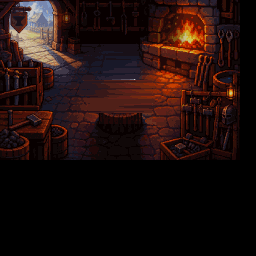
#> input picture assets/graphics/forge/forge_bg_base.bmp, 256 x 256 px
$ python make_forge_bg_time.py ../assets/graphics/forge/forge_bg_base.bmp
#> lines starting #> are read from the running program, lines starting #| are printed output that depends on the picture; after the words box and inside, x2 and y2 are one past the last pixel; in counts of white or black regions, pixels touching at a corner belong together
"""강화 화면 배경의 시간대 변형 (노을·밤).

낮(지금 그림)은 그대로 두고, 왼쪽 위 열린 문 밖 풍경과 바닥에 드리운 빛줄기만 바꿔 노을·밤 배경을 만든다.
- 노을: 하늘이 보라→주황으로 물들고, 길과 빛줄기는 주황빛, 집·울타리는 실루엣처럼 어두워진다.
- 밤: 문 밖은 남색 하늘에 달과 별, 빛줄기는 푸른 달빛, 방 안은 아주 약하게 푸른 기운이 돈다. 화로 불빛은 그대로 따뜻하다.
출력: build/forge_bg_time/ (낮·노을·밤 비교, 문 부분 확대)
수동 실행: python -B tools/make_forge_bg_time.py            (미리보기만)
          python -B tools/make_forge_bg_time.py --write    (graphics/forge_bg_sunset·forge_bg_night.bmp 작성 — 낮 그림 graphics/forge_bg.bmp를 바꾸면 다시)
"""

import os
import random
import sys

from PIL import Image, ImageDraw

sys.path.insert(0, os.path.dirname(os.path.abspath(__file__)))
from make_font import write_if_changed

ROOT = os.path.dirname(os.path.dirname(os.path.abspath(__file__)))
SOURCE = os.path.join(ROOT, 'assets', 'graphics', 'forge', 'forge_bg_base.bmp')      # 아이콘 없는 낮 그림 (graphics/forge_bg.bmp는 여기서 만든다)
ICON_DIR = os.path.join(ROOT, 'assets', 'graphics', 'forge')
ICON_POS = (6, 46)      # 시간대 아이콘(18x18) 왼쪽 위: L 아이콘 바로 아래
OUT = os.path.join(ROOT, 'build', 'forge_bg_time')
WIDTH, HEIGHT = 240, 160

# 바뀌는 영역: 열린 문(왼쪽 위)과 거기서 바닥으로 드리운 빛줄기 (240x160 기준)
REGION = [(8, 0), (60, 0), (60, 40), (84, 56), (86, 70), (30, 67), (8, 58)]
SKY_BOTTOM = 34         # 이 줄 위쪽의 파란 픽셀만 하늘로 본다
HOUSE = [(33, 26), (34, 17), (40, 12), (45, 13), (50, 19), (50, 27), (40, 28)]      # 문 밖 멀리 보이는 집: 노을·밤에는 실루엣이 된다


def lerp(a, b, t):
    return tuple(int(a[i] + (b[i] - a[i]) * t) for i in range(3))


def gradient(stops, t):
    t = max(0.0, min(1.0, t))
    for (t0, c0), (t1, c1) in zip(stops, stops[1:]):
        if t0 <= t <= t1:
            return lerp(c0, c1, (t - t0) / max(1e-9, t1 - t0))
    return stops[-1][1]


def luminance(rgb):
    r, g, b = rgb
    return (0.299 * r + 0.587 * g + 0.114 * b) / 255


def in_region(mask_image):
    draw = ImageDraw.Draw(mask_image)
    draw.polygon(REGION, fill=255)
    return mask_image


# 노을: 하늘 위쪽 보라 → 지평선 주황, 땅과 빛줄기는 주황·금빛
SUNSET_SKY = [(0.0, (92, 52, 128)), (0.45, (206, 92, 112)), (0.8, (255, 150, 74)), (1.0, (255, 196, 110))]
SUNSET_LIGHT = [(0.0, (38, 18, 40)), (0.35, (128, 44, 60)), (0.6, (226, 104, 48)), (0.85, (255, 170, 80)), (1.0, (255, 214, 140))]

# 밤: 하늘 남색, 땅과 빛줄기는 푸른 달빛
NIGHT_SKY = [(0.0, (8, 12, 38)), (0.6, (22, 32, 78)), (1.0, (44, 60, 112))]
SUNSET_HOUSE = [(0.0, (44, 22, 58)), (0.55, (96, 48, 86)), (1.0, (178, 96, 100))]
NIGHT_HOUSE = [(0.0, (8, 10, 28)), (1.0, (46, 58, 100))]
NIGHT_LIGHT = [(0.0, (8, 10, 26)), (0.4, (30, 40, 84)), (0.75, (74, 96, 152)), (1.0, (150, 172, 220))]


def is_sky(rgb, y):
    r, g, b = rgb
    return y < SKY_BOTTOM and b > r + 4


def smoothstep(edge0, edge1, x):
    t = max(0.0, min(1.0, (x - edge0) / (edge1 - edge0)))
    return t * t * (3 - 2 * t)


def mix(a, b, t):
    return tuple(a[i] + (b[i] - a[i]) * t for i in range(3))


def recolor(image, mode):
    """영역 가장자리를 부드럽게 풀고(깃털 처리), 밝은 낮 픽셀만 시간대 색으로 바꾸며, 나머지는 같은 분위기의 약한 색조만 입힌다."""
    from PIL import ImageFilter

    out = image.copy()
    px = out.load()
    src = image.load()
    rng = random.Random(7)

    feather = in_region(Image.new('L', image.size, 0)).filter(ImageFilter.GaussianBlur(2.2))
    fp = feather.load()
    house_mask = Image.new('L', image.size, 0)
    ImageDraw.Draw(house_mask).polygon(HOUSE, fill=255)
    hp = house_mask.load()

    if mode == 'sunset':
        sky_stops, light_stops, house_stops = SUNSET_SKY, SUNSET_LIGHT, SUNSET_HOUSE
        ambient = (1.06, 0.95, 0.96)
    else:
        sky_stops, light_stops, house_stops = NIGHT_SKY, NIGHT_LIGHT, NIGHT_HOUSE
        ambient = (0.88, 0.93, 1.07)

    for y in range(HEIGHT):
        for x in range(WIDTH):
            rgb = src[x, y]
            r, g, b = rgb
            lum = luminance(rgb)
            f = fp[x, y] / 255.0
            fire = r > 150 and r > b + 70

            # 방 안 분위기: 영역 안은 강하게, 영역 밖(화로 쪽은 제외)은 아주 약하게 같은 색조를 입힌다
            tint_weight = f * 0.85       # 영역 밖은 낮 그림 그대로 둔다 (색 수가 빠듯해서 바닥 질감이 뭉개지는 것을 막는다)
            tinted = tuple(max(0, min(255, c * ambient[i] + (3 if (mode == 'night' and i == 2) else 0))) for i, c in enumerate(rgb))
            base = mix(rgb, tinted, tint_weight)

            if f > 0:
                day = max(smoothstep(0.16, 0.36, lum), 1.0 if b > r + 6 else 0.0)
                if hp[x, y]:
                    shade = (lum - 0.38) * 1.7 + 0.32        # 지붕과 벽의 밝기 차이를 키워 실루엣 안에도 모양이 남게 한다
                    rc = gradient(house_stops, shade)
                elif y < 23 or (y < SKY_BOTTOM and b > r + 4):
                    horizon = y / SKY_BOTTOM
                    rc = gradient(sky_stops, horizon)
                    cloud = max(0.0, lum - 0.62)                 # 구름처럼 밝았던 곳은 하늘색을 살짝 밝게
                    rc = tuple(max(0, min(255, c * (0.94 + 0.12 * (lum - 0.55)) + 90 * cloud * (0.6 if mode == 'sunset' else 0.25))) for c in rc)
                else:
                    t = lum ** (0.9 if mode == 'sunset' else 1.15)
                    rc = gradient(light_stops, t)
                base = mix(base, rc, f * day)

            px[x, y] = tuple(int(round(c)) for c in base)

    if mode == 'night':
        draw = ImageDraw.Draw(out)
        moon = (42, 10)
        for radius, color in ((9, (22, 32, 78)), (7, (40, 56, 108))):
            draw.ellipse((moon[0] - radius, moon[1] - radius, moon[0] + radius, moon[1] + radius), fill=color)
        draw.ellipse((moon[0] - 4, moon[1] - 4, moon[0] + 4, moon[1] + 4), fill=(238, 234, 196))
        draw.ellipse((moon[0] - 1, moon[1] - 4, moon[0] + 6, moon[1] + 3), fill=(48, 62, 114))         # 초승달: 한쪽을 하늘색으로 덮는다
        px[38, 21] = px[39, 21] = px[38, 22] = px[39, 22] = (255, 206, 96)                                  # 집 창문에 불이 켜져 있다
        for _ in range(16):
            x, y = rng.randint(24, 52), rng.randint(1, 24)
            if fp[x, y] > 200 and y < SKY_BOTTOM and src[x, y][2] > src[x, y][0] + 4 and not hp[x, y]:
                px[x, y] = (232, 238, 255) if rng.random() < 0.5 else (150, 168, 220)

    return out


# [101 lines left out: functions build_indexed, bake_icon, write_variant, not called in this run]


def main():
    os.makedirs(OUT, exist_ok=True)
    day = Image.open(SOURCE).convert('RGB').crop((0, 0, WIDTH, HEIGHT))
    variants = [('낮 (지금)', day), ('노을', recolor(day, 'sunset')), ('밤', recolor(day, 'night'))]
#> in in_region, `draw = ImageDraw.Draw(mask_image)`: mask_image: PIL image 240x160 L; every value is 0
#> in recolor, `ImageDraw.Draw(house_mask).polygon(HOUSE, fill=255)`:
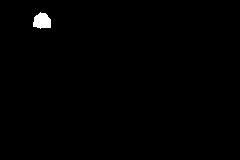
#> house_mask: PIL image 240x160 L; 0.6% white; 1 white region, box (x1, y1, x2, y2) and area: (33, 12, 51, 29) 229
#> the loop in recolor (call 2), `for y in range(HEIGHT):` made 160 passes

    scale = 3
    sheet = Image.new('RGB', (WIDTH * scale * 3 + 40, HEIGHT * scale + 30), (30, 30, 36))
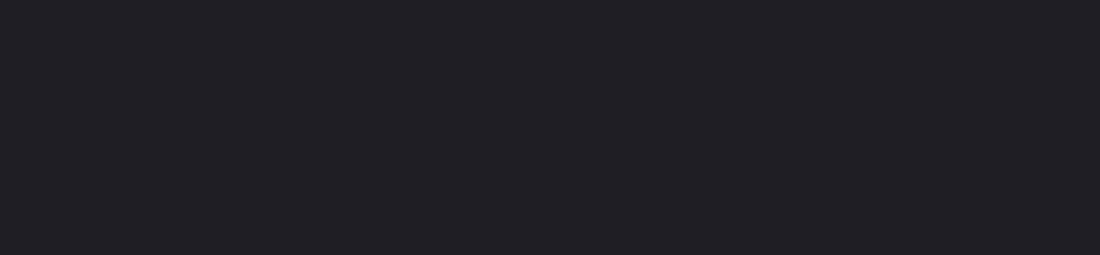
#> sheet: PIL image 2200x510 RGB (shown at 1/2 size); mean R, G, B 30, 30, 36
    for i, (title, image) in enumerate(variants):
        big = image.resize((WIDTH * scale, HEIGHT * scale), Image.NEAREST)
        sheet.paste(big, (10 + i * (WIDTH * scale + 10), 24))
        ImageDraw.Draw(sheet).text((10 + i * (WIDTH * scale + 10), 6), title, fill=(255, 255, 255))
#> this loop made 3 passes
#> title on passes 1 to 3: '낮 (지금)', '노을', '밤'
#> pass 1, in main, `big = image.resize((WIDTH * scale, HEIGHT * scale), Image.NEAREST)`:
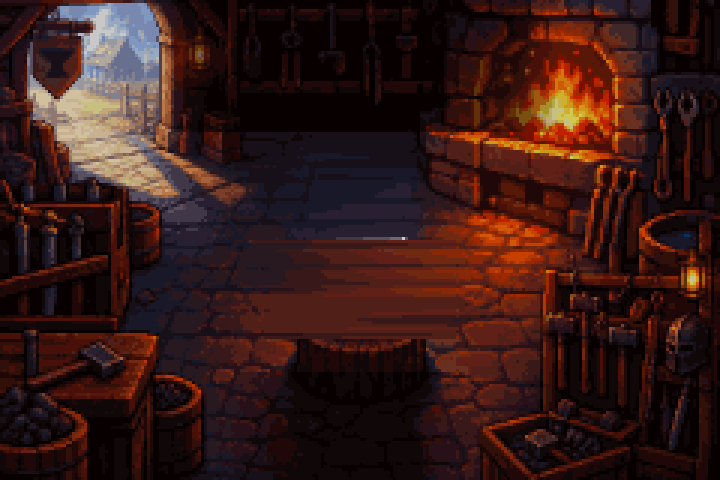
#> big: PIL image 720x480 RGB; mean R, G, B 53.8, 25.9, 22.2
#> after the loop:
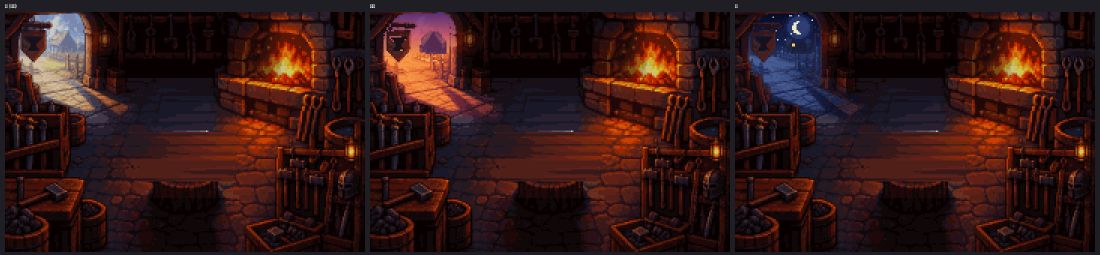
#> sheet: PIL image 2200x510 RGB (shown at 1/2 size); mean R, G, B 50.5, 23.9, 21.7
    sheet.save(os.path.join(OUT, 'compare.png'))

    # 문 부분만 8배 확대 (낮 / 노을 / 밤)
    crop_box = (0, 0, 100, 80)
    zoom = Image.new('RGB', (800 * 3 + 20, 640), (30, 30, 36))
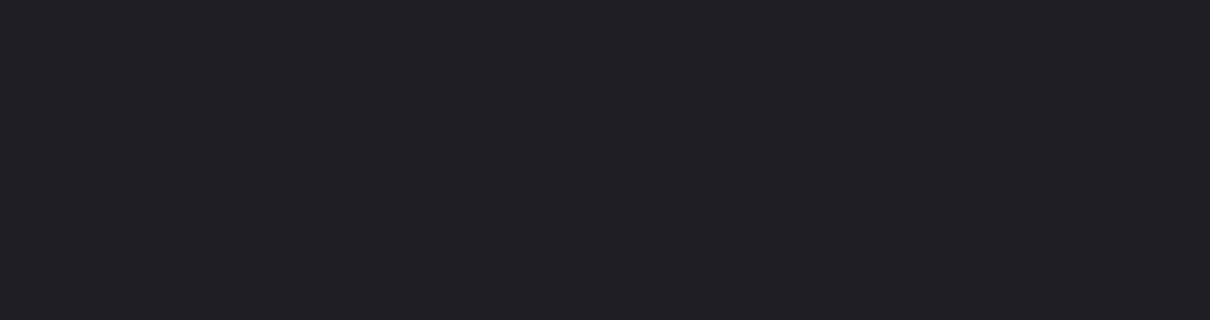
#> zoom: PIL image 2420x640 RGB (shown at 1/2 size); mean R, G, B 30, 30, 36
    for i, (title, image) in enumerate(variants):
        zoom.paste(image.crop(crop_box).resize((800, 640), Image.NEAREST), (i * 810, 0))
    zoom.resize((zoom.width // 2, zoom.height // 2), Image.NEAREST).save(os.path.join(OUT, 'door_zoom.png'))
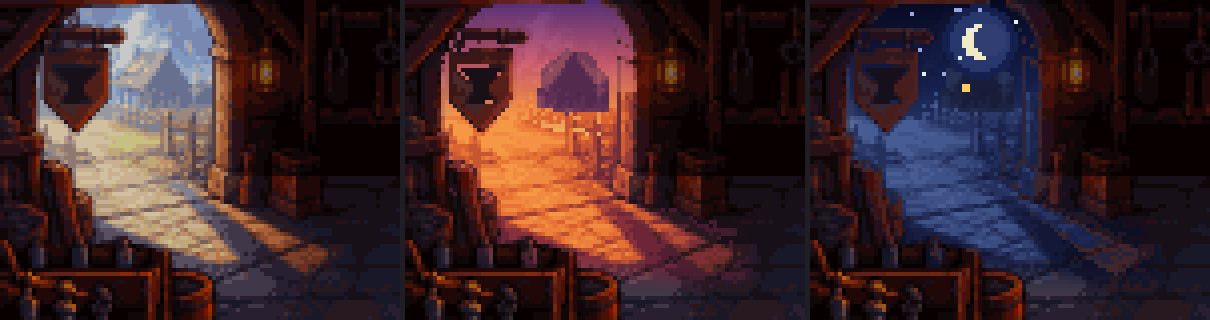
#> saved as door_zoom.png: PIL image 1210x320 RGB; mean R, G, B 61.5, 38.4, 42.1

    for name, (title, image) in zip(('day', 'sunset', 'night'), variants):
        image.save(os.path.join(OUT, 'bg_%s.png' % name))
#> this loop made 3 passes
#> pass 2, in main, `image.save(os.path.join(OUT, 'bg_%s.png' % name))`:
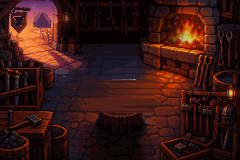
#> saved as bg_sunset.png: PIL image 240x160 RGB; mean R, G, B 56.1, 23.3, 19

    if '--write' in sys.argv:
        write_variant('forge_bg', variants[0][1], 'day')
        write_variant('forge_bg_sunset', variants[1][1], 'sunset')
        write_variant('forge_bg_night', variants[2][1], 'night')
        print('graphics/forge_bg.bmp, forge_bg_sunset.bmp, forge_bg_night.bmp 작성 (시간대 아이콘 포함)')

    print('출력:', OUT)
#| 출력: build/forge_bg_time
    return 0


if __name__ == '__main__':
    sys.exit(main())
#> (the program exits here)
